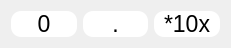
   <widget class="QWidget" name="gridLayoutWidget_44">
    <property name="geometry">
     <rect>
      <x>10</x>
      <y>740</y>
      <width>231</width>
      <height>31</height>
     </rect>
    </property>
    <layout class="QGridLayout" name="gridLayout_2">
     <item row="5" column="2">
      <widget class="QPushButton" name="button_x10">
       <property name="font">
        <font>
         <pointsize>17</pointsize>
        </font>
       </property>
       <property name="cursor">
        <cursorShape>PointingHandCursor</cursorShape>
       </property>
       <property name="styleSheet">
        <string notr="true">background-color: white;
color: black;
border-radius: 10px;</string>
       </property>
       <property name="text">
        <string>*10x</string>
       </property>
      </widget>
     </item>
     <item row="5" column="1">
      <widget class="QPushButton" name="button_dots">
       <property name="font">
        <font>
         <pointsize>17</pointsize>
        </font>
       </property>
       <property name="cursor">
        <cursorShape>PointingHandCursor</cursorShape>
       </property>
       <property name="styleSheet">
        <string notr="true">background-color: white;
color: black;
border-radius: 10px;</string>
       </property>
       <property name="text">
        <string>.</string>
       </property>
      </widget>
     </item>
     <item row="5" column="0">
      <widget class="QPushButton" name="button_0">
       <property name="font">
        <font>
         <pointsize>17</pointsize>
        </font>
       </property>
       <property name="cursor">
        <cursorShape>PointingHandCursor</cursorShape>
       </property>
       <property name="styleSheet">
        <string notr="true">background-color: white;
color: black;
border-radius: 10px;</string>
       </property>
       <property name="text">
        <string>0</string>
       </property>
      </widget>
     </item>
    </layout>
   </widget>
